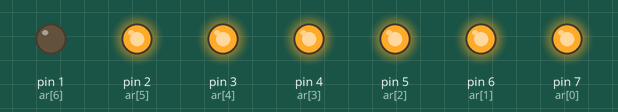
Bench run of a sketch on a simulated Arduino Uno, built with avr-gcc and run on an emulated ATmega328P. On the bench: output pins drawn as LEDs (lit = HIGH).

Above: at 0.2 s.
At 1.2 s:
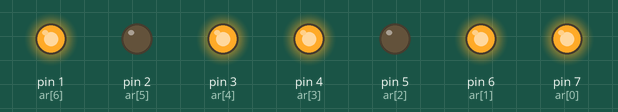
At 1.7 s:
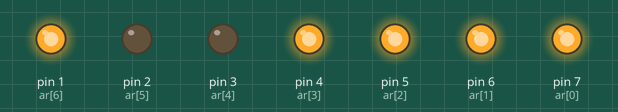
At 2.7 s:
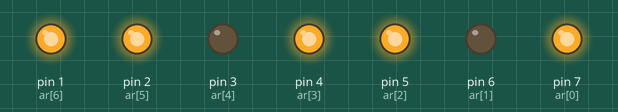
At 4.2 s:
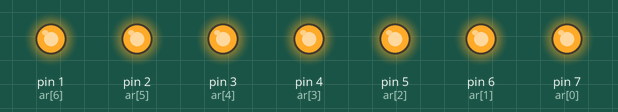
At 5.7 s:
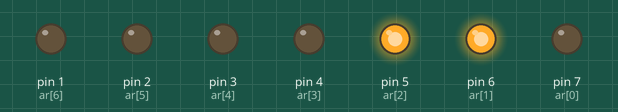
Timing chart, 0 to 6.5 s (numbered marks = the images above):
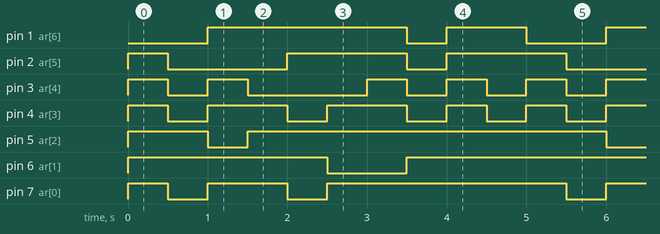

The sketch:

ssd.ino
```cpp
const int ar[]={7,6,5,4,3,2,1};

void setup() {
for(int i=0;i<7;i++)
  {
  pinMode(ar[i],OUTPUT);
  }
}

void loop() {

      digitalWrite(ar[0],HIGH);
      digitalWrite(ar[1],HIGH);
      digitalWrite(ar[2],HIGH);
      digitalWrite(ar[3],HIGH);
      digitalWrite(ar[4],HIGH);
      digitalWrite(ar[5],HIGH);
      digitalWrite(ar[6],LOW);

      delay(500);    // 1s delay

      digitalWrite(ar[0],LOW);
      digitalWrite(ar[1],HIGH);
      digitalWrite(ar[2],HIGH);
      digitalWrite(ar[3],LOW);
      digitalWrite(ar[4],LOW);
      digitalWrite(ar[5],LOW);
      digitalWrite(ar[6],LOW);

        delay(500);
        digitalWrite(ar[0],HIGH);
      digitalWrite(ar[1],HIGH);
      digitalWrite(ar[2],LOW);
      digitalWrite(ar[3],HIGH);
      digitalWrite(ar[4],HIGH);
      digitalWrite(ar[5],LOW);
      digitalWrite(ar[6],HIGH);
      delay(500);
      digitalWrite(ar[0],HIGH);
      digitalWrite(ar[1],HIGH);
      digitalWrite(ar[2],HIGH);
      digitalWrite(ar[3],HIGH);
      digitalWrite(ar[4],LOW);
      digitalWrite(ar[5],LOW);
      digitalWrite(ar[6],HIGH);
      delay(500);
      digitalWrite(ar[0],LOW);
      digitalWrite(ar[1],HIGH);
      digitalWrite(ar[2],HIGH);
      digitalWrite(ar[3],LOW);
      digitalWrite(ar[4],LOW);
      digitalWrite(ar[5],HIGH);
      digitalWrite(ar[6],HIGH);
      delay(500);
      digitalWrite(ar[0],HIGH);
      digitalWrite(ar[1],LOW);
      digitalWrite(ar[2],HIGH);
      digitalWrite(ar[3],HIGH);
      digitalWrite(ar[4],LOW);
      digitalWrite(ar[5],HIGH);
      digitalWrite(ar[6],HIGH);
      delay(500);
      digitalWrite(ar[0],HIGH);
      digitalWrite(ar[1],LOW);
      digitalWrite(ar[2],HIGH);
      digitalWrite(ar[3],HIGH);
      digitalWrite(ar[4],HIGH);
      digitalWrite(ar[5],HIGH);
      digitalWrite(ar[6],HIGH);
      delay(500);
      digitalWrite(ar[0],HIGH);
      digitalWrite(ar[1],HIGH);
      digitalWrite(ar[2],HIGH);
      digitalWrite(ar[3],LOW);
      digitalWrite(ar[4],LOW);
      digitalWrite(ar[5],LOW);
      digitalWrite(ar[6],LOW);
      delay(500);
      digitalWrite(ar[0],HIGH);
      digitalWrite(ar[1],HIGH);
      digitalWrite(ar[2],HIGH);
      digitalWrite(ar[3],HIGH);
      digitalWrite(ar[4],HIGH);
      digitalWrite(ar[5],HIGH);
      digitalWrite(ar[6],HIGH);
      delay(500);
      digitalWrite(ar[0],HIGH);
      digitalWrite(ar[1],HIGH);
      digitalWrite(ar[2],HIGH);
      digitalWrite(ar[3],LOW);
      digitalWrite(ar[4],LOW);
      digitalWrite(ar[5],HIGH);
      digitalWrite(ar[6],HIGH);
      delay(500);
}
```

Measured:
- by itself, pin 1 (ar[6]): repeats every 5.0 s: LOW 0.50 s, HIGH 1.0 s, LOW 1.0 s, HIGH 2.5 s
- by itself, pin 2 (ar[5]): repeats every 5.0 s: LOW 1.5 s, HIGH 1.5 s, LOW 0.50 s, HIGH 1.5 s
- by itself, pin 3 (ar[4]): repeats every 5.0 s: LOW 0.50 s, HIGH 0.50 s, LOW 1.5 s, 2 × (HIGH 0.50 s, LOW 0.50 s), HIGH 0.50 s
- by itself, pin 4 (ar[3]): repeats every 5.0 s: 2 × (LOW 0.50 s, HIGH 1.0 s), 2 × (LOW 0.50 s, HIGH 0.50 s)
- by itself, pin 5 (ar[2]): repeats every 5.0 s: LOW 0.50 s, HIGH 4.5 s
- by itself, pin 6 (ar[1]): repeats every 5.0 s: LOW 1.0 s, HIGH 4.0 s
- by itself, pin 7 (ar[0]): repeats every 5.0 s: LOW 0.50 s, HIGH 1.0 s, LOW 0.50 s, HIGH 3.0 s
